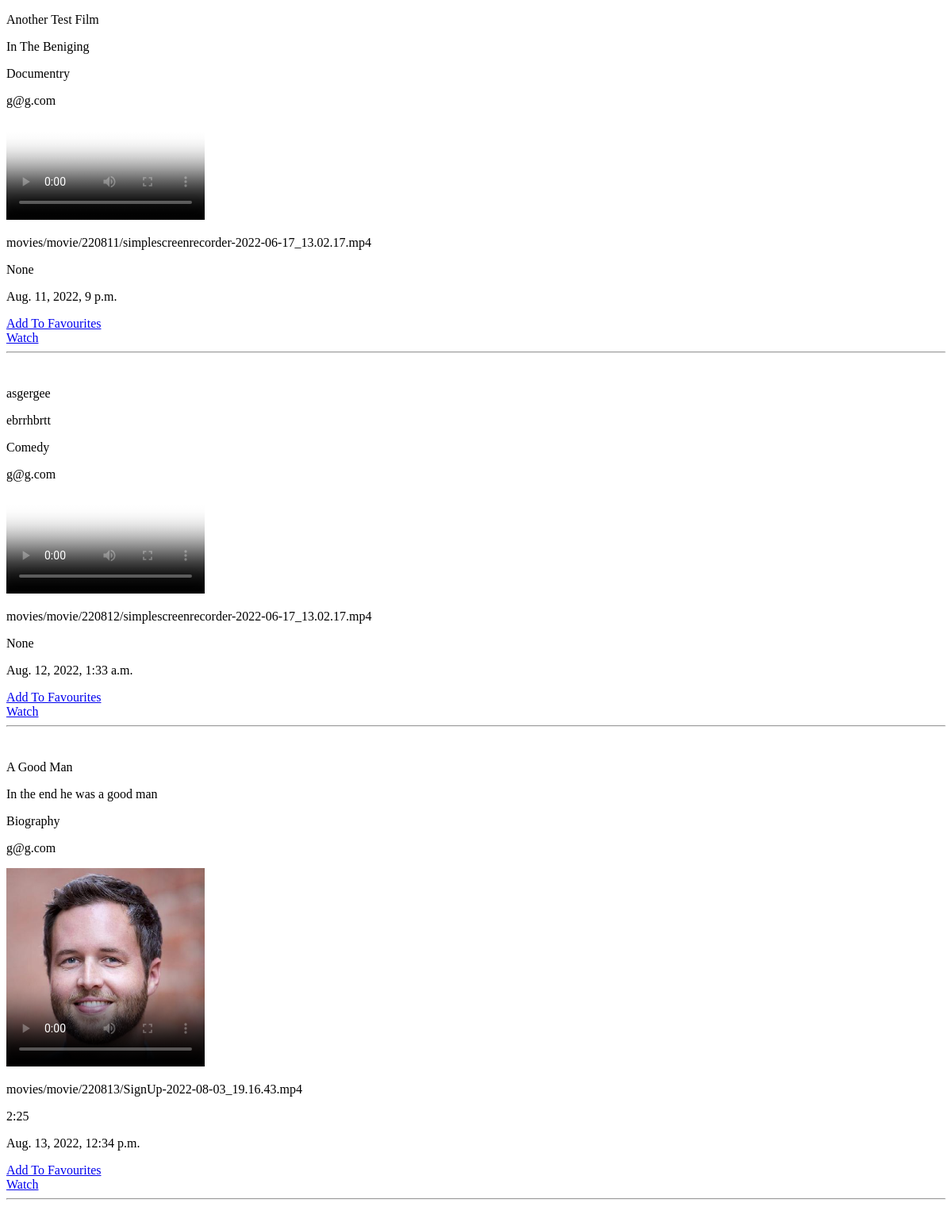
Page /list_movie/ on the earlier database version.
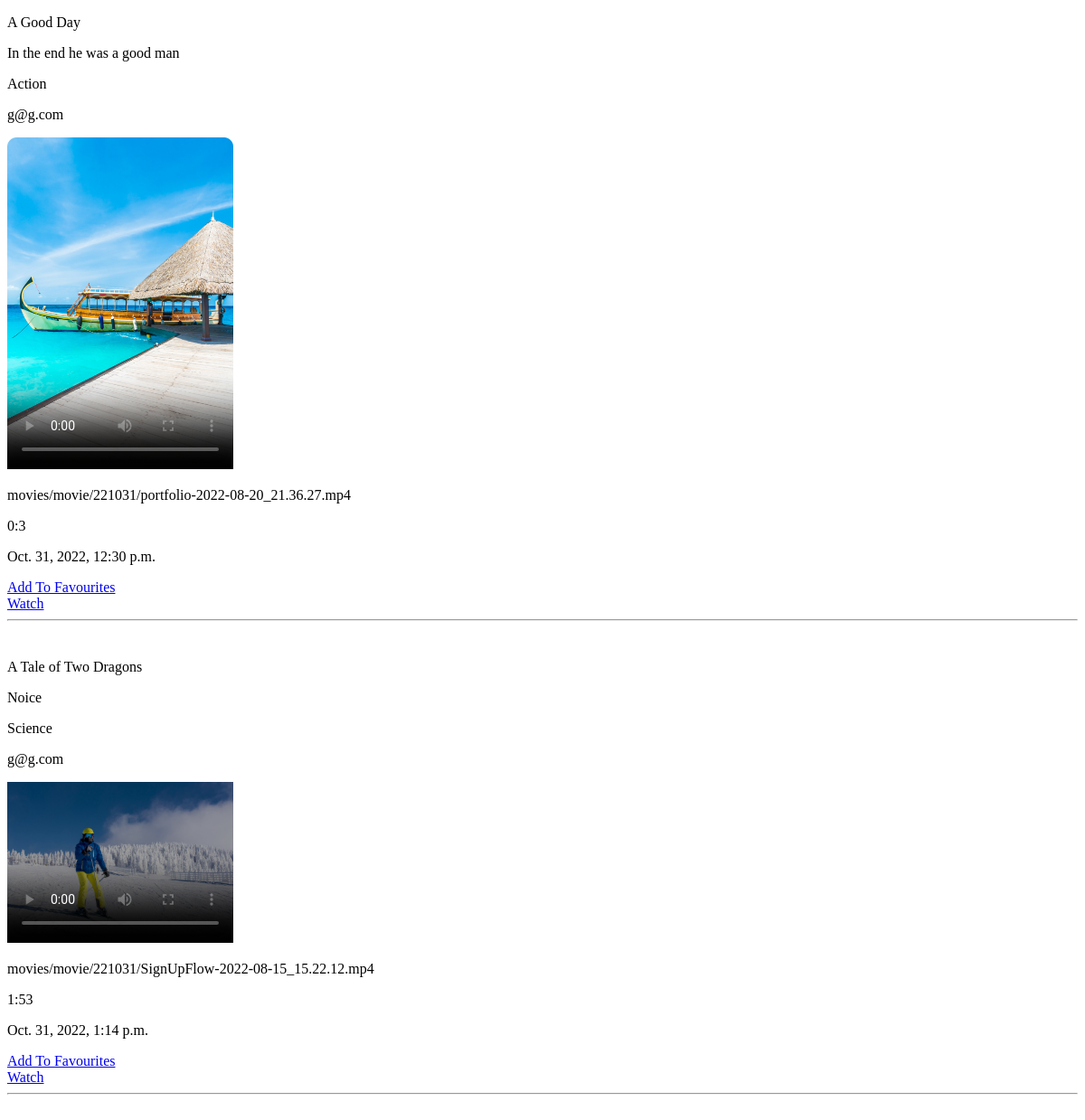
Same page on the later database version.
### movie/models.py (models this page shows, shortened)
class Movie(models.Model):
    title = models.CharField(max_length=250)
    description = models.CharField(max_length=250)
    thumbnail = models.ImageField(upload_to='movies/thumbnails/%y%m%d', null=True, blank=True)
    movie = models.FileField(upload_to='movies/movie/%y%m%d', validators=[validate_file_extension], null=True)
    category =  models.TextField(choices=CATEGORY_CHOICES)
    uploader = models.ForeignKey(User, on_delete=models.CASCADE)
    length = models.CharField(max_length=100, null=True, blank=True)
    upload_date = models.DateTimeField(auto_now_add=True, null=True)
    favourites = models.ManyToManyField(User, related_name='favourite', default=None, blank=True)
    likes = models.ManyToManyField(User, default=0, related_name='movie_likes')
    dislikes = models.ManyToManyField(User, default=0, related_name='movie_dislikes')

### users/models.py (models this page shows)
class NewUser(AbstractBaseUser, PermissionsMixin):
    reg_number = models.CharField(max_length=10)
    email = models.EmailField(_('email address'), unique= True)
    college_name = models.CharField(max_length=100)
    username = models.CharField(max_length=150, blank=True)
    first_name = models.CharField(max_length=150, blank=True)
    last_name = models.CharField(max_length=150, null=True, blank=True)
    start_date = models.DateTimeField(default=timezone.now)
    is_staff = models.BooleanField(default=False)
    is_active = models.BooleanField(default=True)
    otp = models.CharField(max_length=6, null=True, blank=True)
    objects = CustomAccountManager()
    USERNAME_FIELD = "email"
    REQUIRED_FIELDS = []
    def __str__(self):
        return self.email

### movie/views.py (the view)
# urls.py: path('list_movie/', list_movie, name="list_movie"),
def list_movie(request):
    film = Movie.objects.all()
    data = {
        'film': film,
    }
    return render(request, 'list_movie.html', data)

### templates/list_movie.html (shortened to what this page needs)
{%load static%}
<!DOCTYPE html>
<html lang="en">
<head>
</head>
<body>
    {% for film in film%}
<p>{{film.title}}</p>
<p>{{film.description}}</p>
<p>{{film.category}}</p>
<p>{{film.uploader}}</p>
<video controls width="250" poster="{{film.thumbnail.url}}">
    <source src="{{film.movie.url}}" type="video/mp4">
</video>
<p>{{film.movie}}</p>
<p>{{film.length}}</p>
<p>{{film.upload_date}}</p>
<a href="{%url 'add_favourites' film.id %}" >Add To Favourites</a><br>
<a href="{%url 'detail' film.id %}" >Watch</a>
<hr>
<br>
{%endfor%}
</body>
</html>

Differences in the rows shown:
removed Movie: title "Another Test Film", description "In The Beniging", category "Documentry", uploader "g@g.com", movie "movies/movie/220811/simplescreenrecorder-2022-06-17_13.02.17.mp4", length "None", upload_date "Aug. 11, 2022, 9 p.m."
removed Movie: title "asgergee", description "ebrrhbrtt", category "Comedy", uploader "g@g.com", movie "movies/movie/220812/simplescreenrecorder-2022-06-17_13.02.17.mp4", length "None", upload_date "Aug. 12, 2022, 1:33 a.m."
removed Movie: title "A Good Man", description "In the end he was a good man", category "Biography", uploader "g@g.com", movie "movies/movie/220813/SignUp-2022-08-03_19.16.43.mp4", length "2:25", upload_date "Aug. 13, 2022, 12:34 p.m."
added Movie: title "A Good Day", description "In the end he was a good man", category "Action", uploader "g@g.com", movie "movies/movie/221031/portfolio-2022-08-20_21.36.27.mp4", length "0:3", upload_date "Oct. 31, 2022, 12:30 p.m."
added Movie: title "A Tale of Two Dragons", description "Noice", category "Science", uploader "g@g.com", movie "movies/movie/221031/SignUpFlow-2022-08-15_15.22.12.mp4", length "1:53", upload_date "Oct. 31, 2022, 1:14 p.m."
